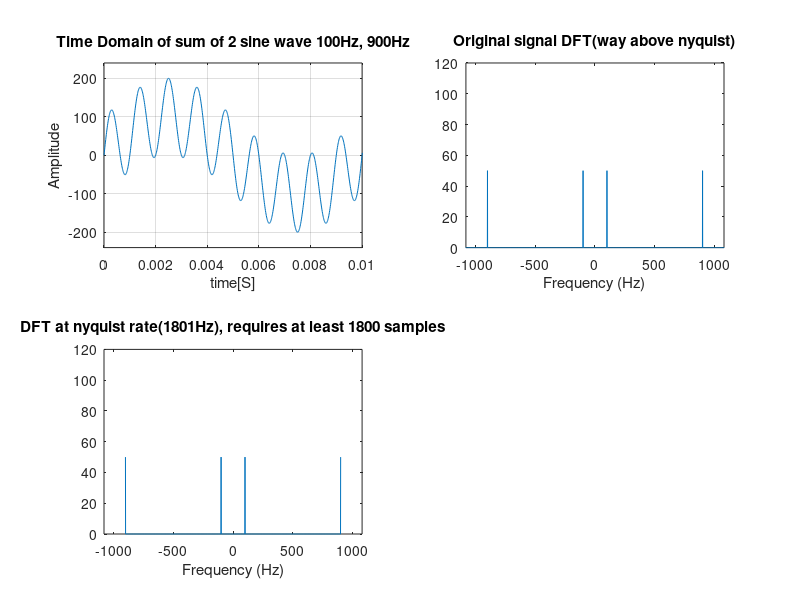

The MATLAB source for this figure: (Note: this script raises an error after producing the figure.)
% authors: nadav goldin, amichai horvitz
% made for SSP course, huji 2015
% Example of simple sin recovery sum using OMP with Gaussian matrix
% versus traditonal nyquist rate sampling

% parameters
amplitude = 100;
freqHz1 = 100;
freqHz2 = 900;
maxFreq = max (freqHz1, freqHz2);
OMP_samples = 185;
fsHz = freqHz2*100; 
fsHz_nyq=1801;


% plot original DFT way above nyquist
dt = 1/fsHz;
sine = amplitude*sin(2*pi*freqHz1*(0:dt:1-dt)) +  amplitude*sin(2*pi*freqHz2*(0:dt:1-dt));
N = length(sine);
transform = fft(sine,N)/N;
magTransform = abs(transform);
faxis = linspace(-fsHz/2,fsHz/2,N);
subplot(2,2,2)
plot(faxis,fftshift(magTransform));
xlabel('Frequency (Hz)')
axis([ floor(-maxFreq*1.2) floor(maxFreq*1.2) 0 amplitude*1.2 ])
title('Original signal DFT(way above nyquist)')
% plot time domain
subplot(2,2,1)
plot( (0:dt:1-dt), sine)
grid on;
xlabel('time[S]');
ylabel('Amplitude');
header=sprintf('Time Domain of sum of 2 sine wave %dHz, %dHz', freqHz1, freqHz2);
axis([ 0 dt*maxFreq -max(sine)*1.2 max(sine)*1.2 ])
title(header);

% plot DFT at nyquist rate
dt_below= 1/fsHz_nyq;
sine_below = amplitude*sin(2*pi*freqHz1*(0:dt_below:1-dt_below)) +  amplitude*sin(2*pi*freqHz2*(0:dt_below:1-dt_below));
N_below = length(sine_below);
transform_below = fft(sine_below,N_below)/N_below;
magTransform_below = abs(transform_below);
faxis_below = linspace(-fsHz_nyq/2,fsHz_nyq/2,N_below);
subplot(2,2,3)
plot(faxis_below,fftshift(magTransform_below));
axis([ floor(-maxFreq*1.2) floor(maxFreq*1.2) 0 amplitude*1.2 ])
xlabel('Frequency (Hz)')
header = sprintf('DFT at nyquist rate(%dHz), requires at least %d samples', fsHz_nyq, max(freqHz1, freqHz2)*2 );
title(header);


% Create Gaussian Matrix and run OMP
sparsity_level=length ( find ( magTransform > 1e-5 ) );
matrix = randn( OMP_samples, length(magTransform) );
b = matrix*magTransform';
[ x_hat , ~, ~, ~ ] = OMP( matrix, b, sparsity_level );
x_hat = x_hat';

% Plot OMP result
subplot(2,2,4)
plot(faxis,fftshift(x_hat));
xlabel('Frequency (Hz)')
error = norm ( magTransform - x_hat ) / norm (magTransform);
header = sprintf('Recovery using OMP with %d samples and random gaussian matrix, error: %f', length(b), error );
axis([ floor(-maxFreq*1.2) floor(maxFreq*1.2) 0 amplitude*1.2 ])
title(header);
